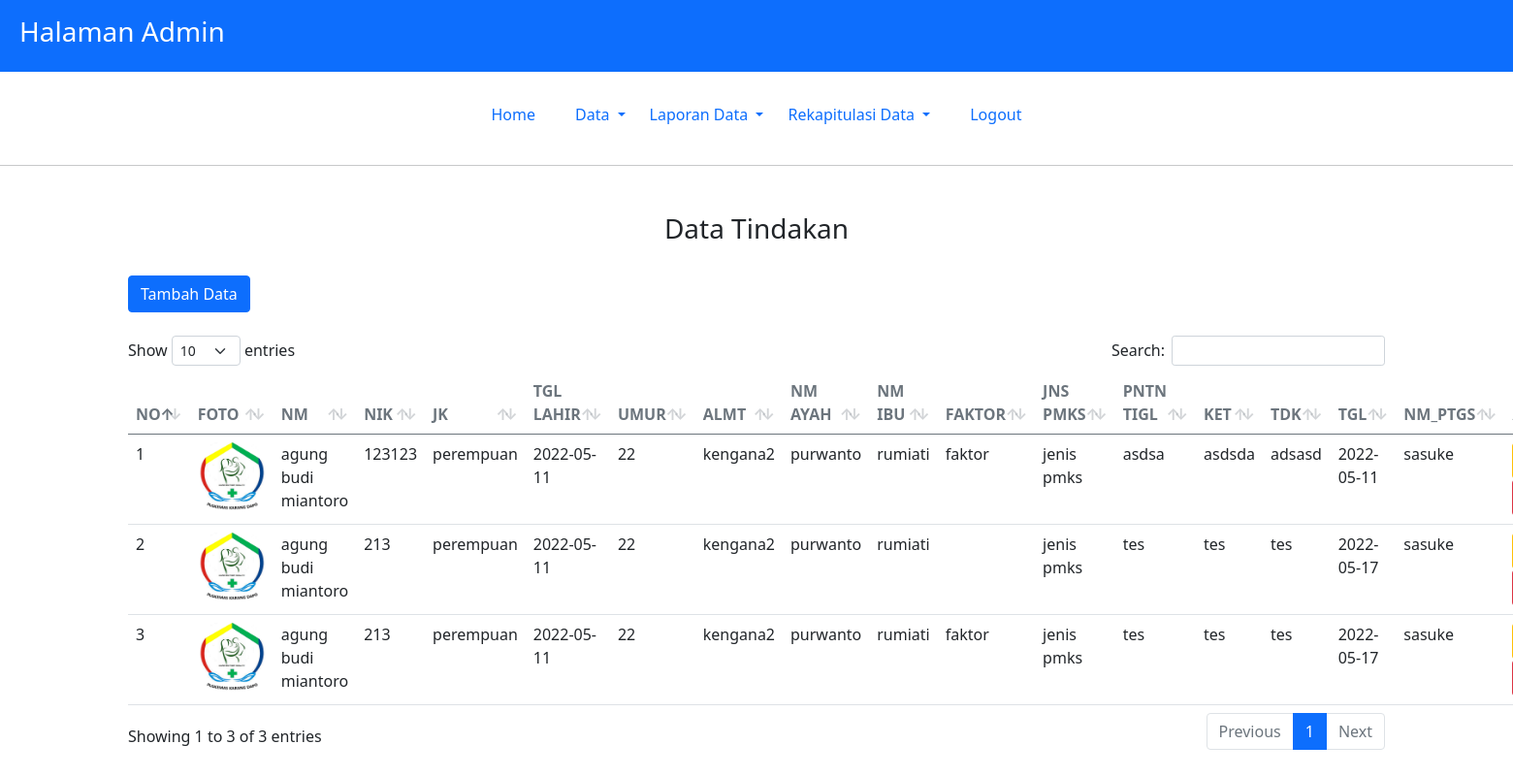
The app's page /admin/hal.php?p=tindakan_data (signed in) with its own data.
### tables this page shows
CREATE TABLE IF NOT EXISTS `tindakan` (
`id_tindakan` int(2) NOT NULL,
  `id_user` int(2) NOT NULL,
  `id_jns_pmks` int(2) NOT NULL,
  `id_subjek` int(2) NOT NULL,
  `id_subjek_kedua` int(2) NOT NULL,
  `id_dt_pmks` int(2) NOT NULL,
  `nik` varchar(20) NOT NULL,
  `pnpt_tgl` varchar(40) NOT NULL,
  `ket` text NOT NULL,
  `tindakan` text NOT NULL,
  `tgl` date NOT NULL
);

CREATE TABLE IF NOT EXISTS `subjek_kedua` (
`id_subjek_kedua` int(2) NOT NULL,
  `id_subjek` int(2) NOT NULL,
  `rwt_pnykt` text NOT NULL,
  `pengobatan` text NOT NULL,
  `sts_tdk` varchar(10) NOT NULL,
  `btk_tdk` text NOT NULL,
  `proses_tdk` text NOT NULL,
  `kpn_mjln` varchar(30) NOT NULL,
  `btk_kgt` varchar(20) NOT NULL,
  `als_mlk_kgt` text NOT NULL,
  `niat_brht` varchar(10) NOT NULL,
  `cr_brht` text NOT NULL,
  `dpt_kkrs_fm` varchar(10) NOT NULL,
  `btk_kkrs_fm` text NOT NULL,
  `org_mlk_kkrs` text NOT NULL,
  `dpt_kkrs_es` varchar(15) NOT NULL,
  `btk_kkrs_es` text NOT NULL,
  `org_mlk_kkrs_es` text NOT NULL,
  `plprn_es` varchar(15) NOT NULL,
  `btk_proses` text NOT NULL,
  `nm_kms_npz` text NOT NULL,
  `dpt_npz` text NOT NULL,
  `als_mks_npz` text NOT NULL,
  `foto` varchar(30) NOT NULL,
  `sts_penertipan` int(11) NOT NULL,
  `sts_tndk` varchar(30) NOT NULL,
  `sts_jns_pmks` varchar(30) NOT NULL,
  `tgl_pendataan` date NOT NULL,
  `jam` time NOT NULL,
  `nm_ptgs` varchar(25) NOT NULL
);

CREATE TABLE IF NOT EXISTS `subjek` (
`id_subjek` int(2) NOT NULL,
  `id_user` int(2) NOT NULL,
  `nm_lkp` varchar(40) NOT NULL,
  `nm_pgl` varchar(30) NOT NULL,
  `jk` varchar(10) NOT NULL,
  `tmpt_lahir` varchar(30) NOT NULL,
  `tgl_lahir` date NOT NULL,
  `umur` int(11) NOT NULL,
  `sts_tmp_tgl` varchar(20) NOT NULL,
  `akte` varchar(10) NOT NULL,
  `almt` text NOT NULL,
  `kecamatan` text NOT NULL,
  `cr_fisik` text NOT NULL,
  `wrn_rmbt` varchar(10) NOT NULL,
  `btk_rmbt` varchar(15) NOT NULL,
  `kmp_bcr` varchar(30) NOT NULL,
  `pmpln` varchar(15) NOT NULL,
  `aks_tbh` text NOT NULL,
  `bks_lk` text NOT NULL,
  `cct_tbh` text NOT NULL,
  `nm_ayah` varchar(30) NOT NULL,
  `nm_pgl_ayah` varchar(30) NOT NULL,
  `nm_pgl_ibu` varchar(30) NOT NULL,
  `nm_ibu` varchar(30) NOT NULL,
  `sts_ayah` varchar(15) NOT NULL,
  `sts_ibu` varchar(15) NOT NULL,
  `pkj_ayah` varchar(30) NOT NULL,
  `pkj_ibu` varchar(30) NOT NULL,
  `trhir_ktm_klg` text NOT NULL,
  `sts_sklh` varchar(15) NOT NULL,
  `als_pts_sklh` text NOT NULL,
  `niat_ljt_sklh` varchar(10) NOT NULL
);

CREATE TABLE IF NOT EXISTS `dt_pmks` (
`id_dt_pmks` int(2) NOT NULL,
  `id_user` int(2) NOT NULL,
  `id_jns_pmks` int(2) NOT NULL,
  `id_subjek` int(2) NOT NULL,
  `id_subjek_kedua` int(2) NOT NULL,
  `faktor` varchar(25) NOT NULL,
  `tgl` date NOT NULL
);

CREATE TABLE IF NOT EXISTS `jns_pmks` (
`id_jns_pmks` int(11) NOT NULL,
  `jns_pmks` varchar(40) NOT NULL
);

### admin/mod_tindakan/tindakan_data.php (the view, shortened to what this page needs)
<h3 class="text-center" style="text-transform: capitalize;">data tindakan</h3>
<br>
<a href="?p=tindakan_tambah" class="btn btn-primary">Tambah Data</a>
<br>
<br>
<div class="">
    <table class="table align-items-center mb-0 display" id="table_id">
        <thead>
            <tr>
                <th class="text-center text-uppercase text-secondary text-xxs font-weight-bolder opacity-7">No</th>
                <th class="text-uppercase text-secondary text-xxs font-weight-bolder opacity-7">foto</th>
                <th class="text-uppercase text-secondary text-xxs font-weight-bolder opacity-7">nm</th>
                <th class="text-uppercase text-secondary text-xxs font-weight-bolder opacity-7">nik</th>
                <th class="text-uppercase text-secondary text-xxs font-weight-bolder opacity-7">jk</th>
                <th class="text-uppercase text-secondary text-xxs font-weight-bolder opacity-7">tgl lahir</th>
                <th class="text-uppercase text-secondary text-xxs font-weight-bolder opacity-7">umur</th>
                <th class="text-uppercase text-secondary text-xxs font-weight-bolder opacity-7">almt</th>
                <th class="text-uppercase text-secondary text-xxs font-weight-bolder opacity-7">nm ayah</th>
                <th class="text-uppercase text-secondary text-xxs font-weight-bolder opacity-7">nm ibu</th>
                <th class="text-uppercase text-secondary text-xxs font-weight-bolder opacity-7">faktor</th>
                <th class="text-uppercase text-secondary text-xxs font-weight-bolder opacity-7">jns pmks</th>
                <th class="text-uppercase text-secondary text-xxs font-weight-bolder opacity-7">pntn tigl</th>
                <th class="text-uppercase text-secondary text-xxs font-weight-bolder opacity-7">ket</th>
                <th class="text-uppercase text-secondary text-xxs font-weight-bolder opacity-7">tdk</th>
                <th class="text-uppercase text-secondary text-xxs font-weight-bolder opacity-7">tgl</th>
                <th class="text-uppercase text-secondary text-xxs font-weight-bolder opacity-7">nm_ptgs</th>
                <th class="text-uppercase text-secondary text-xxs font-weight-bolder opacity-7">Aksi</th>
            </tr>
        </thead>
        <tbody>
            <?php
            $no = 1;
            $query = mysqli_query($conn, "SELECT * FROM subjek, subjek_kedua, tindakan where tindakan.id_subjek_kedua = subjek_kedua.id_subjek_kedua and subjek.id_subjek = tindakan.id_subjek");
            while ($data = mysqli_fetch_assoc($query)) {
            ?><tr>
                    <td>
                        <?= $no++ ?>
                    </td>
                    <td>
                        <img src="../assets/img/subjek/<?= $data['foto'] ?>" alt="" width="70px" height="70px">
                    </td>
                    <td>
                        <?= $data['nm_lkp'] ?>
                    </td>
                    <td>
                        <?= $data['nik'] ?>
                    </td>
                    <td>
                        <?= $data['jk'] ?>
                    </td>
                    <td>
                        <?= $data['tgl_lahir'] ?>
                    </td>
                    <td>
                        <?= $data['umur'] ?>
                    </td>
                    <td>
                        <?= $data['almt'] ?>
                    </td>
                    <td>
                        <?= $data['nm_ayah'] ?>
                    </td>
                    <td>
                        <?= $data['nm_ibu'] ?>
                    </td>
                    <?php
                    $id_dt_pmks = $data['id_dt_pmks'];
                    $query1 = mysqli_query($conn, "SELECT * FROM dt_pmks where id_dt_pmks='$id_dt_pmks'");
                    $data1 = mysqli_fetch_assoc($query1);
                    ?>
                    <td>
                        <?= $data1['faktor'] ?>
                    </td>
                    <?php
                    $id_jns_pmks = $data['id_jns_pmks'];
                    $query1 = mysqli_query($conn, "SELECT * FROM jns_pmks where id_jns_pmks='$id_jns_pmks'");
                    $data1 = mysqli_fetch_assoc($query1);
                    ?>
                    <td>
                        <?= $data1['jns_pmks'] ?>
                    </td>
                    <td>
                        <?= $data['pnpt_tgl'] ?>
                    </td>
                    <td>
                        <?= $data['ket'] ?>
                    </td>
                    <td>
                        <?= $data['tindakan'] ?>
                    </td>
                    <td>
                        <?= $data['tgl'] ?>
                    </td>
                    <td>
                        <?= $data['nm_ptgs'] ?>
                    </td>
                    <td>
                    </td>
                </tr>
            <?php }; ?>
        </tbody>
    </table>
</div>

### records on screen
tindakan: id_subjek_kedua.foto (picture), id_subjek.nm_lkp "agung budi miantoro", nik "123123", id_subjek.jk "perempuan", id_subjek.tgl_lahir "2022-05-11", id_subjek.umur "22", id_subjek.almt "kengana2", id_subjek.nm_ayah "purwanto", id_subjek.nm_ibu "rumiati", id_dt_pmks.faktor "faktor", id_jns_pmks.jns_pmks "jenis pmks", pnpt_tgl "asdsa", ket "asdsda", tindakan "adsasd", tgl "2022-05-11", id_subjek_kedua.nm_ptgs "sasuke"
tindakan: id_subjek_kedua.foto (picture), id_subjek.nm_lkp "agung budi miantoro", nik "213", id_subjek.jk "perempuan", id_subjek.tgl_lahir "2022-05-11", id_subjek.umur "22", id_subjek.almt "kengana2", id_subjek.nm_ayah "purwanto", id_subjek.nm_ibu "rumiati", id_jns_pmks.jns_pmks "jenis pmks", pnpt_tgl "tes", ket "tes", tindakan "tes", tgl "2022-05-17", id_subjek_kedua.nm_ptgs "sasuke"
tindakan: id_subjek_kedua.foto (picture), id_subjek.nm_lkp "agung budi miantoro", nik "213", id_subjek.jk "perempuan", id_subjek.tgl_lahir "2022-05-11", id_subjek.umur "22", id_subjek.almt "kengana2", id_subjek.nm_ayah "purwanto", id_subjek.nm_ibu "rumiati", id_dt_pmks.faktor "faktor", id_jns_pmks.jns_pmks "jenis pmks", pnpt_tgl "tes", ket "tes", tindakan "tes", tgl "2022-05-17", id_subjek_kedua.nm_ptgs "sasuke"
